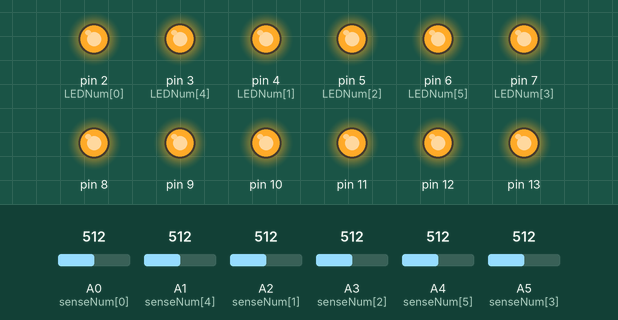
Recording of a sketch running on a simulated Arduino Uno, built with avr-gcc and run on an emulated ATmega328P. Parts: output pins drawn as LEDs (lit = HIGH). The test bench sets the inputs (shaded band); at power-on: A0 (senseNum[0]) = 512, A1 (senseNum[4]) = 512, A2 (senseNum[1]) = 512, A3 (senseNum[2]) = 512, A4 (senseNum[5]) = 512, A5 (senseNum[3]) = 512. What the sketch prints to the serial monitor is not drawn.

Above: at 1.2 s.
1.3 s: A0 (senseNum[0]) set to 39
2.8 s: A0 (senseNum[0]) set to 34
At 3.3 s:
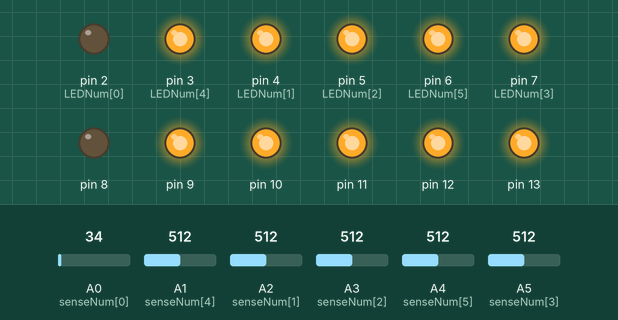
4.3 s: A1 (senseNum[4]) set to 81
5.8 s: A1 (senseNum[4]) set to 68
At 6.7 s:
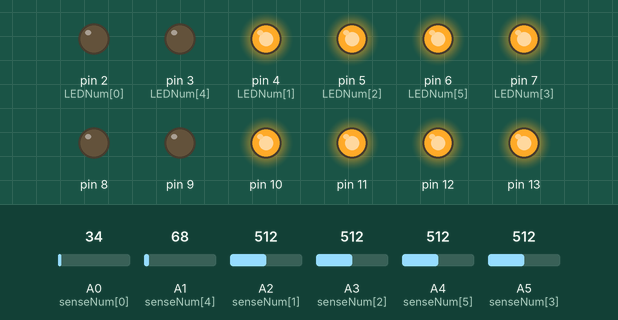
7.3 s: A2 (senseNum[1]) set to 55
8.8 s: A2 (senseNum[1]) set to 48
At 10.2 s:
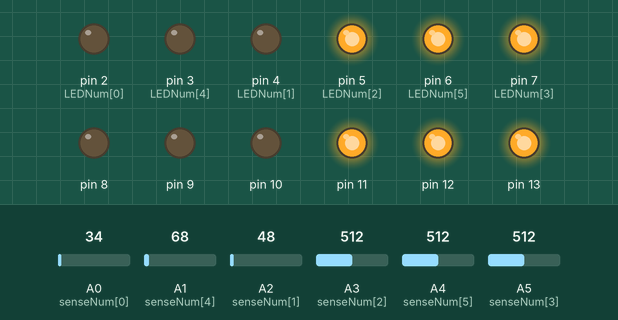
Timing chart, 0 to 11.3 s (numbered marks = the images above; inputs shaded):
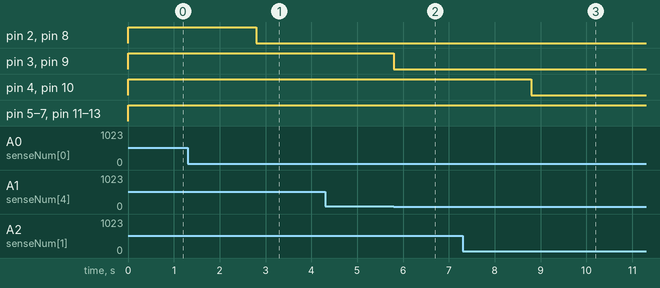

The sketch:

Arduino_Mega_--_Inputs.ino
```cpp
// Code for reading analog inputs from FSRs, outputting to serial and piping them to the Arbotix.
// Used because the Arbotix was having some issues reading analog values.

#define SERIAL_ON

int senseNum[] = {A0, A2, A3, A5, A1, A4}; // analog pins
int LEDNum[] = {2, 4, 5, 7, 3, 6}; // digital pins
int threshold[] = {35, 50, 40, 50, 75, 45}; // threshold for each of the pins

//char* legs[] = {" Right Front: ", " Right Rear: ", " Left Front: ", " Left Rear: ", " Right Middle: ", " Left Middle: "};
char* legs[] = {" ", " ", " ", " ", " ", " "};

// Right Front  == 0
// Right Rear   == 1
// Left Front   == 2
// Left Rear    == 3
// Right Middle == 4
// Left Middle  == 5

void setup(){
  // initialize all of the pins
  for(int x = 0; x < 6; x++)
  {
    pinMode(senseNum[x], INPUT); //for the FSRs
    pinMode(LEDNum[x], OUTPUT); //for the LEDs
    pinMode(LEDNum[x] + 6, OUTPUT); //for the Arbotix
  }


  Serial.begin(115200);

}

unsigned time = millis();

void loop(){
  // Loop Timer
  //Serial.print("EXEC TIME: ");
  Serial.print(millis());//-time);
  //time = millis();

  //
  for(int x = 0; x < 6; x++){
    // print out leg enum
    int reading = analogRead(senseNum[x]);

#ifdef SERIAL_ON
    Serial.print(legs[x]);
    Serial.print(reading);
#endif

    // if above threshold, turn on LED and send HIGH to Arbotix
    if (reading > threshold[x])
    {
      digitalWrite(LEDNum[x], HIGH);
      digitalWrite(LEDNum[x] + 6, HIGH);
    }
    else
    {
      digitalWrite(LEDNum[x], LOW);
      digitalWrite(LEDNum[x] + 6, LOW);
    }
  }
  Serial.println();
}
```

Measured:
- the behaviour switches between 36 and 35 on A0 (senseNum[0]) (found by bisection; images 0 and 1)
- the behaviour switches between 76 and 75 on A1 (senseNum[4]) (found by bisection; images 1 and 2)
- the behaviour switches between 51 and 50 on A2 (senseNum[1]) (found by bisection; images 2 and 3)
- after the input at 2.8 s, pin 2 (LEDNum[0]), pin 8: HIGH → LOW at once
- after the input at 5.8 s, pin 3 (LEDNum[4]), pin 9: HIGH → LOW at once
- after the input at 8.8 s, pin 4 (LEDNum[1]), pin 10: HIGH → LOW at once
